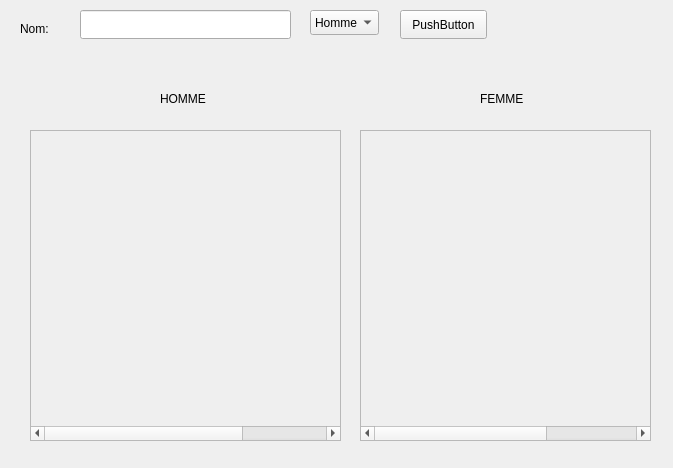
<?xml version="1.0" encoding="UTF-8"?>
<ui version="4.0">
 <class>Form</class>
 <widget class="QWidget" name="Form">
  <property name="geometry">
   <rect>
    <x>0</x>
    <y>0</y>
    <width>673</width>
    <height>468</height>
   </rect>
  </property>
  <property name="windowTitle">
   <string>Form</string>
  </property>
  <widget class="QPushButton" name="pushButton">
   <property name="geometry">
    <rect>
     <x>400</x>
     <y>10</y>
     <width>87</width>
     <height>29</height>
    </rect>
   </property>
   <property name="text">
    <string>PushButton</string>
   </property>
  </widget>
  <widget class="QLabel" name="label">
   <property name="geometry">
    <rect>
     <x>20</x>
     <y>20</y>
     <width>54</width>
     <height>17</height>
    </rect>
   </property>
   <property name="text">
    <string>Nom:</string>
   </property>
  </widget>
  <widget class="QLineEdit" name="lineEdit">
   <property name="geometry">
    <rect>
     <x>80</x>
     <y>10</y>
     <width>211</width>
     <height>29</height>
    </rect>
   </property>
  </widget>
  <widget class="QScrollArea" name="scrollArea">
   <property name="geometry">
    <rect>
     <x>30</x>
     <y>130</y>
     <width>311</width>
     <height>311</height>
    </rect>
   </property>
   <property name="sizePolicy">
    <sizepolicy hsizetype="Maximum" vsizetype="Maximum">
     <horstretch>0</horstretch>
     <verstretch>0</verstretch>
    </sizepolicy>
   </property>
   <property name="minimumSize">
    <size>
     <width>0</width>
     <height>100</height>
    </size>
   </property>
   <property name="maximumSize">
    <size>
     <width>16777215</width>
     <height>1000</height>
    </size>
   </property>
   <property name="verticalScrollBarPolicy">
    <enum>Qt::ScrollBarAsNeeded</enum>
   </property>
   <property name="sizeAdjustPolicy">
    <enum>QAbstractScrollArea::AdjustIgnored</enum>
   </property>
   <property name="widgetResizable">
    <bool>false</bool>
   </property>
   <widget class="QWidget" name="scrollAreaWidgetContents">
    <property name="geometry">
     <rect>
      <x>0</x>
      <y>0</y>
      <width>439</width>
      <height>98</height>
     </rect>
    </property>
    <property name="sizePolicy">
     <sizepolicy hsizetype="Preferred" vsizetype="Expanding">
      <horstretch>0</horstretch>
      <verstretch>0</verstretch>
     </sizepolicy>
    </property>
    <property name="maximumSize">
     <size>
      <width>16777215</width>
      <height>1000</height>
     </size>
    </property>
    <property name="sizeIncrement">
     <size>
      <width>1</width>
      <height>0</height>
     </size>
    </property>
   </widget>
  </widget>
  <widget class="QComboBox" name="comboBox">
   <property name="geometry">
    <rect>
     <x>310</x>
     <y>10</y>
     <width>69</width>
     <height>25</height>
    </rect>
   </property>
   <item>
    <property name="text">
     <string>Homme</string>
    </property>
   </item>
   <item>
    <property name="text">
     <string>Femme</string>
    </property>
   </item>
  </widget>
  <widget class="QScrollArea" name="scrollArea_2">
   <property name="geometry">
    <rect>
     <x>360</x>
     <y>130</y>
     <width>291</width>
     <height>311</height>
    </rect>
   </property>
   <property name="sizePolicy">
    <sizepolicy hsizetype="Expanding" vsizetype="Expanding">
     <horstretch>0</horstretch>
     <verstretch>0</verstretch>
    </sizepolicy>
   </property>
   <property name="minimumSize">
    <size>
     <width>0</width>
     <height>0</height>
    </size>
   </property>
   <property name="maximumSize">
    <size>
     <width>16777215</width>
     <height>1000</height>
    </size>
   </property>
   <property name="verticalScrollBarPolicy">
    <enum>Qt::ScrollBarAsNeeded</enum>
   </property>
   <property name="sizeAdjustPolicy">
    <enum>QAbstractScrollArea::AdjustIgnored</enum>
   </property>
   <property name="widgetResizable">
    <bool>false</bool>
   </property>
   <widget class="QWidget" name="scrollAreaWidgetContents_4">
    <property name="geometry">
     <rect>
      <x>0</x>
      <y>0</y>
      <width>439</width>
      <height>98</height>
     </rect>
    </property>
    <property name="sizePolicy">
     <sizepolicy hsizetype="Preferred" vsizetype="Maximum">
      <horstretch>0</horstretch>
      <verstretch>0</verstretch>
     </sizepolicy>
    </property>
    <property name="maximumSize">
     <size>
      <width>16777215</width>
      <height>100</height>
     </size>
    </property>
   </widget>
  </widget>
  <widget class="QLabel" name="label_2">
   <property name="geometry">
    <rect>
     <x>160</x>
     <y>90</y>
     <width>54</width>
     <height>17</height>
    </rect>
   </property>
   <property name="text">
    <string>HOMME</string>
   </property>
  </widget>
  <widget class="QLabel" name="label_3">
   <property name="geometry">
    <rect>
     <x>480</x>
     <y>90</y>
     <width>54</width>
     <height>17</height>
    </rect>
   </property>
   <property name="text">
    <string>FEMME</string>
   </property>
  </widget>
  <zorder>pushButton</zorder>
  <zorder>label</zorder>
  <zorder>lineEdit</zorder>
  <zorder>scrollArea</zorder>
  <zorder>scrollArea_2</zorder>
  <zorder>comboBox</zorder>
  <zorder>scrollArea_2</zorder>
  <zorder>label_2</zorder>
  <zorder>label_3</zorder>
 </widget>
 <resources/>
 <connections/>
</ui>
